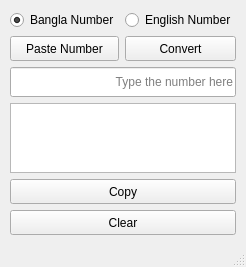
<?xml version="1.0" encoding="UTF-8"?>
<ui version="4.0">
 <class>MainWindow</class>
 <widget class="QMainWindow" name="MainWindow">
  <property name="geometry">
   <rect>
    <x>0</x>
    <y>0</y>
    <width>215</width>
    <height>261</height>
   </rect>
  </property>
  <property name="windowTitle">
   <string>Numbers to Words Converter</string>
  </property>
  <property name="styleSheet">
   <string notr="true">QMainWindow{
background-color: rgb(108, 177, 223);
}
QPushButton{
 padding-top:2px;
	font: 10pt &quot;MS Shell Dlg 2&quot;;
 
	color: rgb(255, 255, 255);
background-color:qlineargradient(spread:pad, x1:1, y1:0, x2:1, y2:1, stop:0 rgba(0, 244, 255, 255), stop:1 rgba(3, 115, 255, 255));

border:1px solid rgb(253, 254, 254);

border-radius:5px;
}
QPushButton:hover{
color: qlineargradient(spread:pad, x1:0, y1:0, x2:1, y2:1, stop:0 rgba(63, 63, 63, 255), stop:1 rgba(33, 33, 33, 255));
 background-color: qlineargradient(spread:pad, x1:0.505636, y1:0.221, x2:0.431818, y2:1, stop:0 rgba(89, 255, 255, 255), stop:1 rgba(60, 138, 255, 255));

}

QPushButton:pressed{
background-color: qlineargradient(spread:pad, x1:0.767, y1:1, x2:1, y2:0, stop:0 rgba(0, 244, 255, 255), stop:1 rgba(3, 115, 255, 255));\n&quot;

}</string>
  </property>
  <widget class="QWidget" name="centralwidget">
   <layout class="QGridLayout" name="gridLayout">
    <property name="leftMargin">
     <number>10</number>
    </property>
    <property name="topMargin">
     <number>10</number>
    </property>
    <property name="rightMargin">
     <number>10</number>
    </property>
    <property name="bottomMargin">
     <number>10</number>
    </property>
    <item row="1" column="0">
     <widget class="QPushButton" name="pastePushButton">
      <property name="minimumSize">
       <size>
        <width>0</width>
        <height>25</height>
       </size>
      </property>
      <property name="text">
       <string>Paste Number</string>
      </property>
     </widget>
    </item>
    <item row="2" column="0" colspan="2">
     <widget class="QLineEdit" name="lineEdit">
      <property name="minimumSize">
       <size>
        <width>0</width>
        <height>30</height>
       </size>
      </property>
      <property name="styleSheet">
       <string notr="true">font: 12pt &quot;MS Shell Dlg 2&quot;;</string>
      </property>
      <property name="alignment">
       <set>Qt::AlignRight|Qt::AlignTrailing|Qt::AlignVCenter</set>
      </property>
      <property name="placeholderText">
       <string>Type the number here</string>
      </property>
     </widget>
    </item>
    <item row="4" column="0" colspan="2">
     <widget class="QPushButton" name="copyPushButton">
      <property name="minimumSize">
       <size>
        <width>0</width>
        <height>25</height>
       </size>
      </property>
      <property name="text">
       <string>Copy</string>
      </property>
     </widget>
    </item>
    <item row="3" column="0" colspan="2">
     <widget class="QTextEdit" name="textEdit">
      <property name="styleSheet">
       <string notr="true">font: 63 11pt &quot;Hind Siliguri&quot;;</string>
      </property>
      <property name="inputMethodHints">
       <set>Qt::ImhMultiLine</set>
      </property>
     </widget>
    </item>
    <item row="1" column="1">
     <widget class="QPushButton" name="ConvertPushButton">
      <property name="minimumSize">
       <size>
        <width>0</width>
        <height>25</height>
       </size>
      </property>
      <property name="text">
       <string>Convert</string>
      </property>
     </widget>
    </item>
    <item row="0" column="1">
     <widget class="QRadioButton" name="radioButton_2">
      <property name="text">
       <string>English Number</string>
      </property>
     </widget>
    </item>
    <item row="0" column="0">
     <widget class="QRadioButton" name="radioButton">
      <property name="text">
       <string>Bangla Number</string>
      </property>
      <property name="checked">
       <bool>true</bool>
      </property>
     </widget>
    </item>
    <item row="5" column="0" colspan="2">
     <widget class="QPushButton" name="ClearPushButton">
      <property name="minimumSize">
       <size>
        <width>0</width>
        <height>25</height>
       </size>
      </property>
      <property name="text">
       <string>Clear</string>
      </property>
     </widget>
    </item>
   </layout>
  </widget>
  <widget class="QStatusBar" name="statusbar"/>
 </widget>
 <resources/>
 <connections/>
</ui>
